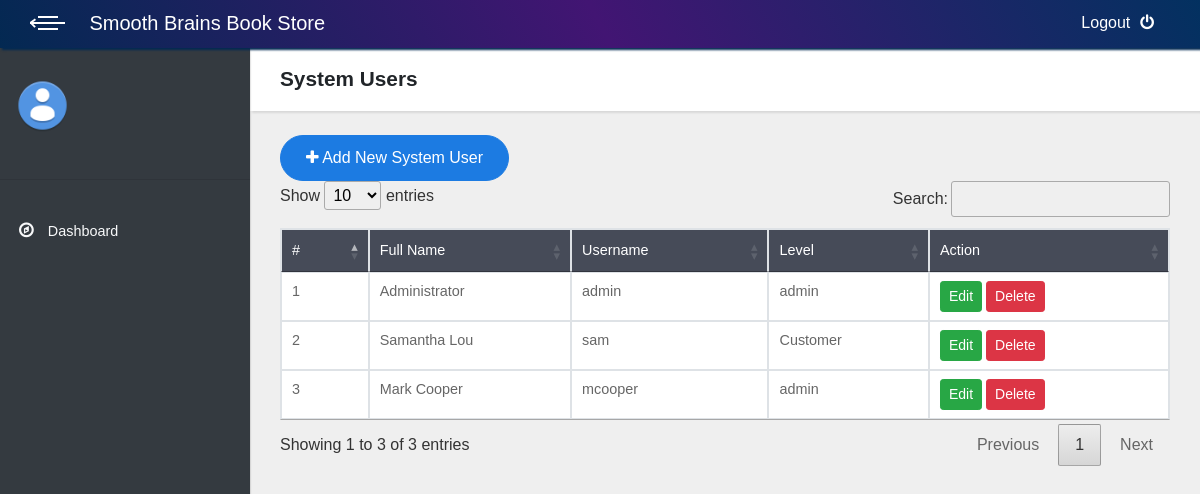
The app's page /index.php/user with its own data.
### tables this page shows
CREATE TABLE `user` (
  `user_code` int(11) NOT NULL,
  `fullname` varchar(100) NOT NULL,
  `username` varchar(100) NOT NULL,
  `password` varchar(100) NOT NULL,
  `level` varchar(100) NOT NULL
);

### application/controllers/User.php (called while the page is built, shortened)
<?php
class User extends CI_Controller {
	public function __construct()
	{
		$this->load->model('m_user','user');
	}
	public function index()
	{
		$data['get_user']=$this->user->get_user();
		$data['content']="v_user";
		$this->load->view('template', $data);
	}
}

### index.php (called while the page is built, shortened)
<?php
require_once BASEPATH.'core/CodeIgniter.php';

### application/models/M_user.php (called while the page is built, shortened)
<?php
class M_user extends CI_Model {
	public function get_user()
	{
		$tm_user=$this->db->get('user')->result();
		return $tm_user;
	}
}

### application/views/v_user.php (the view, shortened to what this page needs)
<header class="page-header">
  <div class="container-fluid">
    <h2 class="no-margin-bottom">System Users</h2>
  </div>
</header>
<div class="table-agile-info">
	<div class="panel panel-default">
		<div class="container-fluid">
			<br><a href="#add" data-toggle="modal" class="btn btn-primary pull-left"><i class="fa fa-plus"></i> Add New System User</a><br>
			<table class="table table-hover table-bordered" id="example" ui-options=ui-options="{
			        &quot;paging&quot;: {
			          &quot;enabled&quot;: true
			        },
			        &quot;filtering&quot;: {
			          &quot;enabled&quot;: true
			        },
			        &quot;sorting&quot;: {
			          &quot;enabled&quot;: true
			        }}">
				<thead style="background-color: #464b58; color:white;">
					<tr>
						<td>#</td>
						<td>Full Name</td>
						<td>Username</td>
						<td>Level</td>
						<td>Action</td>
					</tr></thead>
				<tbody style="background-color: white;">
					<?php $no=0; foreach ($get_user as $user) : $no++;?>
					<tr>
						<td><?=$no?></td>
						<td><?=$user->fullname?></td>
						<td><?=$user->username?></td>
						<td><?=$user->level?></td>
						<td>
							<a href="#edit" onclick="edit('<?=$user->user_code?>')" class="btn btn-success btn-sm" data-toggle="modal">Edit</a>
							<a href="<?=base_url('index.php/user/hapus/'.$user->user_code)?>" onclick="return confirm('Are you sure to delete it?')" class="btn btn-danger btn-sm">Delete</a>
						</td>
					</tr>
				<?php endforeach ?>
				</tbody>
			</table>
		</div>
	</div>
</div>

### assets/css/style.default.css (style rules this page uses)
body { overflow-x: hidden; }
a, i, span { display: inline-block; text-decoration: none; -webkit-transition: all 0.3s; transition: all 0.3s; }
.container-fluid { padding: 0 30px; }
header.page-header { padding: 20px 0; }
table { font-size: 0.9em; color: #666; }
.page-header { background: #fff; padding: 20px; -webkit-box-shadow: 2px 2px 2px rgba(0, 0, 0, 0.1); box-shadow: 2px 2px 2px rgba(0, 0, 0, 0.1); position: relative; z-index: 8; }
.no-margin-bottom { margin-bottom: 0 !important; }
.btn { font-weight: 400; padding: 0.375rem 0.75rem; font-size: 1rem; line-height: 1.5; border-radius: 0.25rem; -webkit-transition: background-color 0.15s ease-in-out, border-color 0.15s ease-in-out, -webkit-box-shadow 0.15s ease-in-out; transition: background-color 0.15s ease-in-out, border-color 0.15s ease-in-out, -webkit-box-shadow 0.15s ease-in-out; transition: background-color 0.15s ease-in-out, border-color 0.15s ease-in-out, box-shadow 0.15s ease-in-out; transition: background-color 0.15s ease-in-out, border-color 0.15s ease-in-out, box-shadow 0.15s ease-in-out, -webkit-box-shadow 0.15s ease-in-out; border-radius: 500px; border: gray 1px solid; padding: 10px 25px; transition: all 0.1s; }
.btn-primary { color: color-yiq(#1c7be2); background-color: #1c7be2; border-color: #1c7be2; }
.btn-success { color: color-yiq(#28a745); background-color: #28a745; border-color: #28a745; }
.btn-danger { color: color-yiq(#dc3545); background-color: #dc3545; border-color: #dc3545; }
.btn-sm { padding: 0.25rem 0.5rem; font-size: 0.875rem; line-height: 1.5; border-radius: 0.2rem; }
body { font-family: "Poppins", sans-serif; font-size: 1rem; font-weight: 400; line-height: 1.5; color: #212529; background-color: #fff; }
a { color: #1c7be2; text-decoration: none; }
h1, h2, h3, h4, h5, h6, .h1, .h2, .h3, .h4, .h5, .h6 { margin-bottom: 0.5rem; font-family: inherit; font-weight: 700; line-height: 1.1; color: inherit; }
h2, .h2 { font-size: 1.3rem; }

### records on screen
user: fullname "Administrator", username "admin", level "admin"
user: fullname "Samantha Lou", username "sam", level "Customer"
user: fullname "Mark Cooper", username "mcooper", level "admin"
